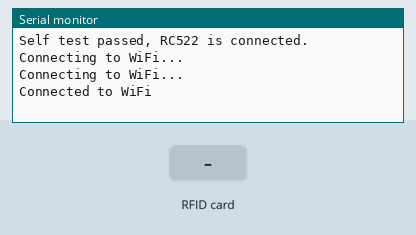
Simulated run of this program. Board: ESP32. Parts: the last lines printed to the serial monitor. The inputs (shaded band) are chosen by the test bench. WiFi joins after 1.5 s; servers stay silent unless stated; uploads are accepted with an empty reply.

Above: at 3.2 s.
3.3 s: RFID card 88 88 88 88 held to the reader
At 4.4 s:
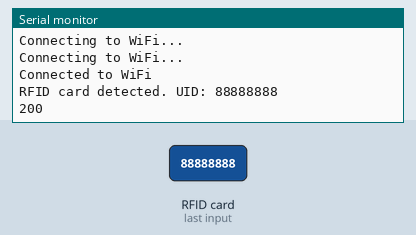
5.0 s: RFID card 5E 7A 19 C4 held to the reader
At 5.17 s:
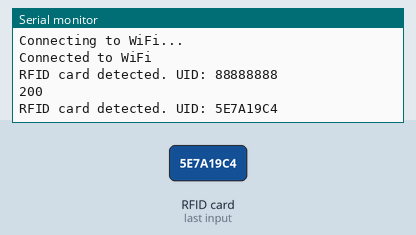

Measured:
- after the input at 3.3 s, the serial monitor: prints a new line at once (image 1)
- after the input at 5.0 s, the serial monitor: prints a new line at once (image 2)

The program:

main.cpp
```cpp
#include <WiFi.h>
#include <HTTPClient.h>
#include <MFRC522.h>
#include <Wire.h>
#include <FS.h>

#define SS_PIN 21
#define RST_PIN 18
#define SCK_PIN 22
#define MISO_PIN 19
#define MOSI_PIN 23
#define WIFI_SSID "HUAWEI P40 Pro"
#define WIFI_PASSWORD "88888888"
#define SERVER_URL "http://192.168.43.223:8000/tags/add/"

MFRC522 mfrc522(SS_PIN, RST_PIN);

void sendUidToServer(String uid) {
  if (WiFi.status() == WL_CONNECTED) {
    HTTPClient http;
    http.begin(SERVER_URL);
    http.addHeader("Content-Type", "application/x-www-form-urlencoded");
    int httpResponseCode = http.POST("uid=" + uid);
    if (httpResponseCode>0) {
      String response = http.getString();
        Serial.println(httpResponseCode);  // 打印HTTP响应码
        Serial.println(response);  // 打印HTTP响应内容
    } else {
      Serial.print("Error on sending POST: ");
      Serial.println(httpResponseCode);
    }
    http.end();
  } else {
    Serial.println("WiFi Disconnected");
  }
}

void setup() {
  Serial.begin(115200);
  SPI.begin(SCK_PIN, MISO_PIN, MOSI_PIN, SS_PIN);
  mfrc522.PCD_Init();
  bool selfTestResult = mfrc522.PCD_PerformSelfTest();
  if (selfTestResult) {
    Serial.println("Self test passed, RC522 is connected.");
  } else {
    Serial.println("Self test failed, RC522 is not connected.");
  }
  WiFi.begin(WIFI_SSID, WIFI_PASSWORD);
  while (WiFi.status() != WL_CONNECTED) {
    delay(1000);
    Serial.println("Connecting to WiFi...");
  }
  Serial.println("Connected to WiFi");
}

void loop() {
  if (!mfrc522.PICC_IsNewCardPresent() || !mfrc522.PICC_ReadCardSerial()) {
    return;
  }
  String uid = "";
  for (byte i = 0; i < mfrc522.uid.size; i++) {
    uid += mfrc522.uid.uidByte[i] < 0x10 ? "0" : "";
    uid += String(mfrc522.uid.uidByte[i], HEX);
  }
  uid.toUpperCase();
  Serial.println("RFID card detected. UID: " + uid);
  sendUidToServer(uid);
  delay(1000);
}
```
